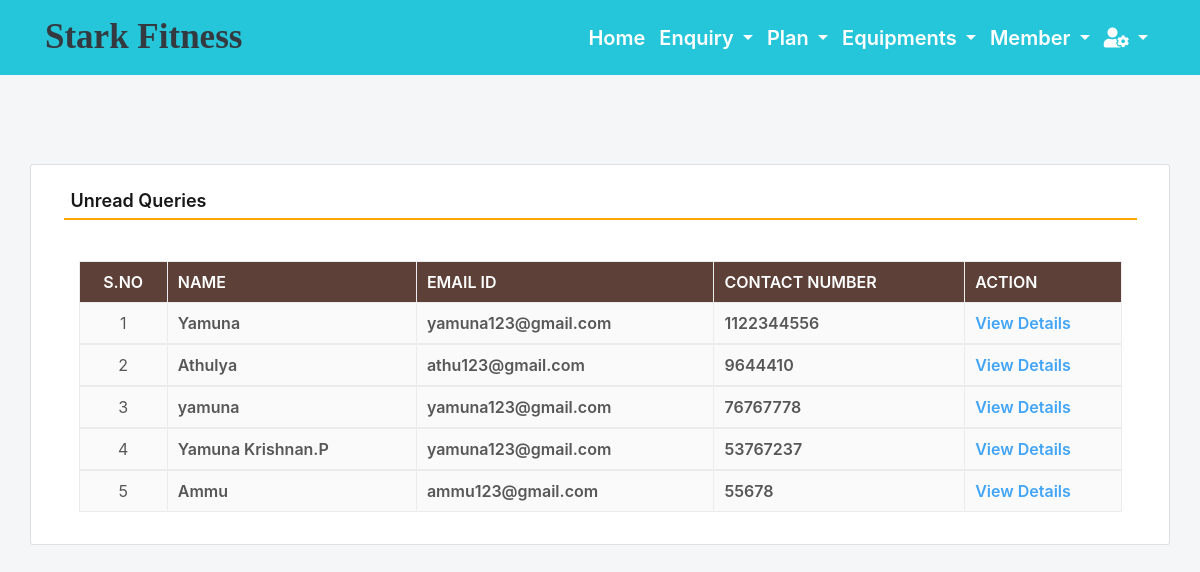
The app's page /unread_queries (signed in) with its own data.
### gym/models.py (models this page shows, shortened)
class Contact(models.Model):
    name = models.CharField(max_length=100, null=True)
    emailid = models.CharField(max_length=50, null=True)
    contact = models.CharField(max_length=15, null=True)
    subject = models.CharField(max_length=100, null=True)
    message = models.CharField(max_length=300, null=True)
    msgdate = models.DateField(null=True)
    isread = models.CharField(max_length=10,null=True)

### gym/views.py (the view)
# urls.py: path('unread_queries', unread_queries, name='unread_queries'),
def unread_queries(request):
    if not request.user.is_authenticated:
        return redirect('admin_login')
    contact = Contact.objects.filter(isread="no")
    return render(request,'unread_queries.html', locals())

### gym/templates/unread_queries.html (shortened to what this page needs)
{% include 'admin_nav.html' %}
{% load static %}
{% block main %}
<html lang="en" class="no-focus">
 <link rel="stylesheet" id="css-main" href="{% static 'css1/codebase.min.css' %}">
 <br><br><br><br>
	<div class="container card shadow mt-5">
		<div class="card-body">
			<h5 class="p-2" style="border-bottom: 2px solid orange">Unread Queries</h5>
             <br>
			<div class="container-fluid">
             <table id="example" class="table table-striped table-bordered" style="width:100%">
                                <thead class="text-white" style="background-color : #5d4037;">
                                    <tr>
                                        <th class="text-center">S.No</th>
                                        <th class="d-none d-sm-table-cell">Name</th>
                                        <th class="d-none d-sm-table-cell">Email ID</th>
                                        <th class="d-none d-sm-table-cell">Contact Number</th>
                                        <th class="d-none d-sm-table-cell" style="width: 15%;">Action</th>
                                    </tr>
                                </thead>
                                {% for i in contact %}
                                <tbody>
                                    <tr>
                                        <td class="text-center">{{forloop.counter}}</td>
                                        <td class="font-w600">{{i.name}}</td>
                                        <td class="font-w600">{{i.emailid}}</td>
                                        <td class="font-w600">{{i.contact}}</td>
										<td class="font-w600"><a href="{% url 'view_queries' i.id %}" class="text-primary">View Details</a></td>
                                    </tr>
                                        {% endfor %}
                                </tbody>
                            </table>
			</div>
		</div>
	</div>
        <link rel="stylesheet" href="https://use.fontawesome.com/releases/v5.6.3/css/all.css">
 </html>
{% endblock %}

### gym/templates/admin_nav.html (shortened to what this page needs)
{% load static %}
  <link rel="stylesheet" href="https://maxcdn.bootstrapcdn.com/bootstrap/4.0.0/css/bootstrap.min.css">
<link rel="stylesheet" href="https://pro.fontawesome.com/releases/v5.10.0/css/all.css"/>
<link rel="stylesheet" href="{% static 'css/mystyle1.css' %}">
<nav class="navbar navbar-expand-sm navbar-light bg-info">
  <div class="container">
  <a class="navbar-brand" href="{% url 'admin_home' %}">
      <span style="color :cornflowerblue" class="text-dark">Stark Fitness</span></a>
   <div class="collapse navbar-collapse text-center" id="myMenu">
    <ul class="navbar-nav pl-5 custom-nav ml-auto">
      <li class="nav-item active">
        <a class="nav-link text-white" href="{% url 'admin_home' %}" >Home <span class="sr-only">(current)</span></a>
      </li>
      <li class="nav-item dropdown">
        <a class="nav-link dropdown-toggle text-white" href="#" id="navbarDropdown" role="button" data-toggle="dropdown" aria-haspopup="true" aria-expanded="false">
          Enquiry
        </a>
      </li>
      <li class="nav-item dropdown">
        <a class="nav-link dropdown-toggle text-white" href="#" id="navbarDropdown" role="button" data-toggle="dropdown" aria-haspopup="true" aria-expanded="false">
          Plan
        </a>
      </li>
      <li class="nav-item dropdown">
        <a class="nav-link dropdown-toggle text-white" href="#" id="navbarDropdown" role="button" data-toggle="dropdown" aria-haspopup="true" aria-expanded="false">
          Equipments
        </a>
      </li>
      <li class="nav-item dropdown">
        <a class="nav-link dropdown-toggle text-white" href="#" id="navbarDropdown" role="button" data-toggle="dropdown" aria-haspopup="true" aria-expanded="false">
          Member
        </a>
      </li>
      <li class="nav-item dropdown">
        <a class="nav-link dropdown-toggle text-white" href="#" id="navbarDropdown" role="button" data-toggle="dropdown" aria-haspopup="true" aria-expanded="false">
          <i class="fas fa-user-cog"></i>
        </a>
      </li>
    </ul>
   </div>
 </div>
</nav>
<link rel="stylesheet"
	href="https://cdn.datatables.net/1.11.3/css/dataTables.bootstrap4.min.css">

### gym/static/css/mystyle1.css (style rules this page uses)
.navbar-brand { font-family: 'Monotype Corsiva'; font-size: 35px; font-weight: bold; }
.nav-link { color: black !important; font-size: 20px; }

### records on screen
Contact: name "Yamuna", emailid "yamuna123@gmail.com", contact "1122344556"
Contact: name "Athulya", emailid "athu123@gmail.com", contact "9644410"
Contact: name "yamuna", emailid "yamuna123@gmail.com", contact "76767778"
Contact: name "Yamuna Krishnan.P", emailid "yamuna123@gmail.com", contact "53767237"
Contact: name "Ammu", emailid "ammu123@gmail.com", contact "55678"
